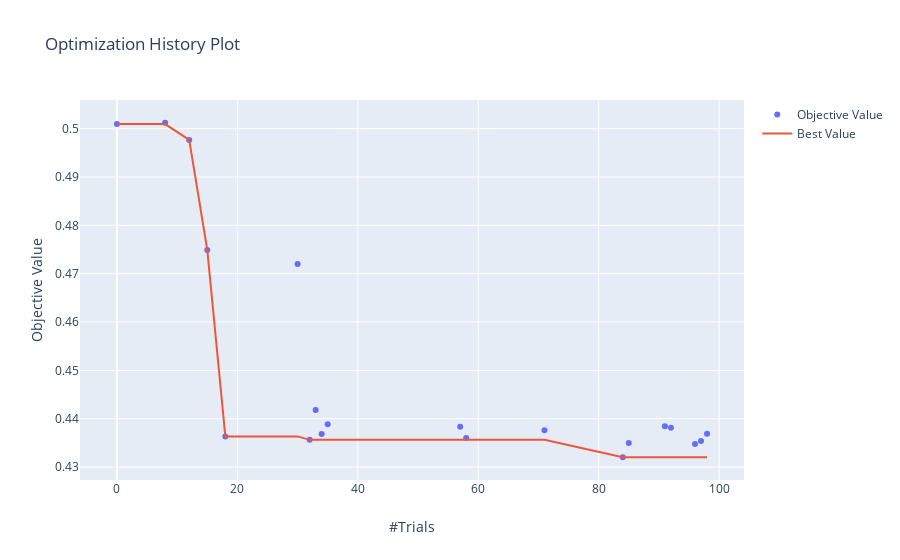

The cell this chart's notebook holds for it:
### Code cell
# optuna.visualization.plot_optimization_history(study)
fig = optuna.visualization._get_optimization_history_plot(study)
py.plot(fig, filename='optimization_history.html')
fig.show()

### Figure 1 — Plotly figure (JSON) as saved in the notebook; plotly's stock layout.template omitted (floating-point values rounded to 4 significant figures)
{"data": [{"mode": "markers", "name": "Objective Value", "type": "scatter", "x": [0, 8, 12, 15, 18, 30, 32, 33, 34, 35, 57, 58, 71, 84, 85, 91, 92, 96, 97, 98], "y": [0.501, 0.5012, 0.4977, 0.4749, 0.4363, 0.472, 0.4356, 0.4418, 0.4368, 0.4388, 0.4383, 0.436, 0.4376, 0.432, 0.435, 0.4385, 0.4381, 0.4348, 0.4354, 0.4369]}, {"name": "Best Value", "type": "scatter", "x": [0, 8, 12, 15, 18, 30, 32, 33, 34, 35, 57, 58, 71, 84, 85, 91, 92, 96, 97, 98], "y": [0.501, 0.501, 0.4977, 0.4749, 0.4363, 0.4363, 0.4356, 0.4356, 0.4356, 0.4356, 0.4356, 0.4356, 0.4356, 0.432, 0.432, 0.432, 0.432, 0.432, 0.432, 0.432]}], "layout": {"title": {"text": "Optimization History Plot"}, "xaxis": {"title": {"text": "#Trials"}}, "yaxis": {"title": {"text": "Objective Value"}}}}
